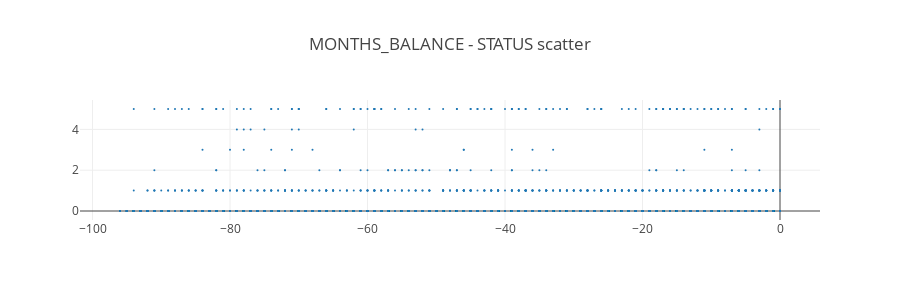

Here is the notebook cell this chart was saved with:
### Code cell
feature1 = "MONTHS_BALANCE"
feature2 = "STATUS"
configure_plotly_browser_state()
random_idx = np.random.randint(low=0, high=len(bureau_balance)-1, size=50000) # limit size to save memory
plotly.offline.iplot({
    "data": [go.Scatter(
        x=bureau_balance.loc[random_idx, feature1],
        y=bureau_balance.loc[random_idx, feature2],
        mode = "markers",
        marker = {
            "size": 2
        }
    )],
    "layout": go.Layout(title="{} - {} scatter".format(feature1, feature2), height=300)
})

### Figure 1 — Plotly figure (JSON) as saved in the notebook; plotly's stock layout.template omitted (floating-point values rounded to 4 significant figures; data arrays with more than 128 entries replaced by an {"elided": "..."} marker saying what was removed)
{"data": [{"uid": "591770f9-4472-41e0-ac63-81736a34558d", "y": {"elided": "50000 str values"}, "mode": "markers", "marker": {"size": 2}, "x": {"elided": "50000 int values"}, "type": "scatter"}], "layout": {"title": {"text": "MONTHS_BALANCE - STATUS scatter"}, "height": 300}}
